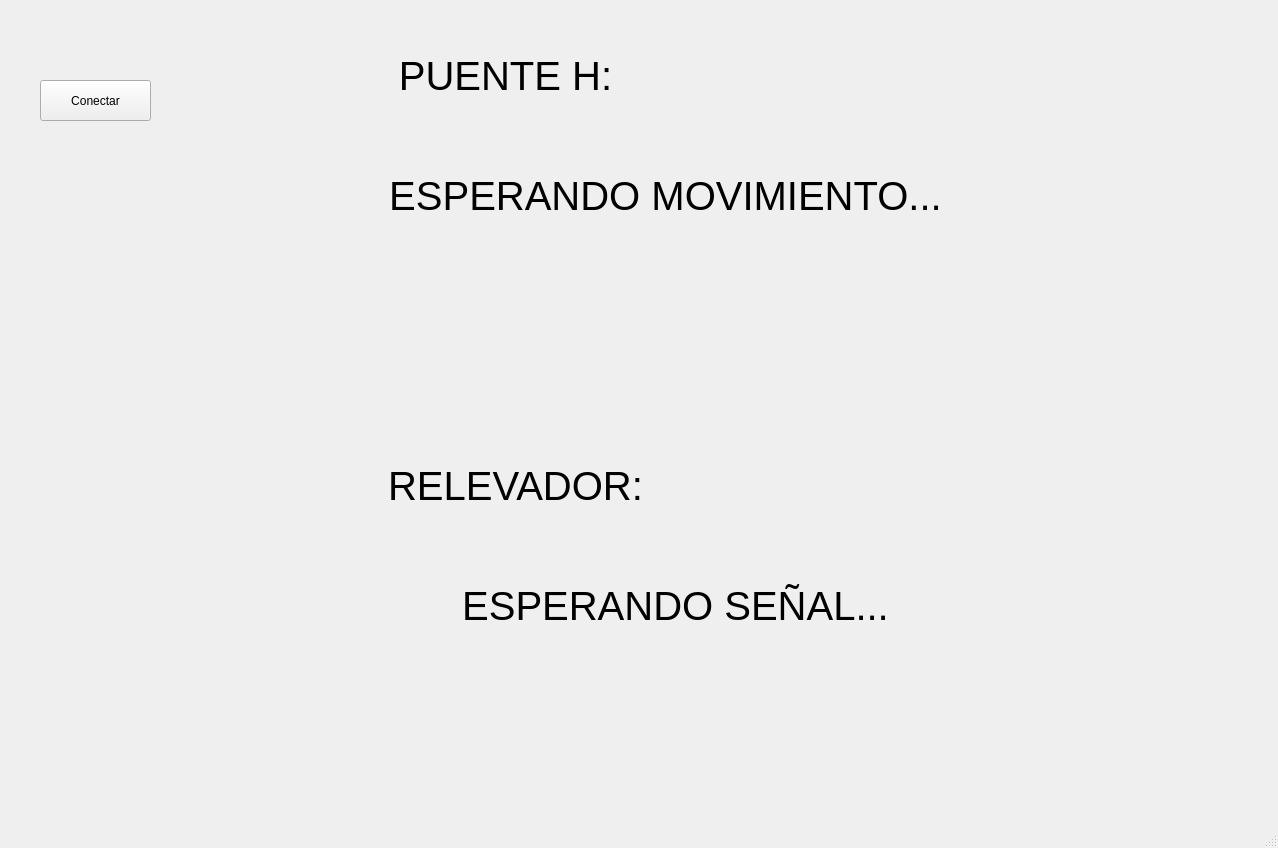
<?xml version="1.0" encoding="UTF-8"?>
<ui version="4.0">
 <class>MainWindow</class>
 <widget class="QMainWindow" name="MainWindow">
  <property name="geometry">
   <rect>
    <x>0</x>
    <y>0</y>
    <width>1278</width>
    <height>848</height>
   </rect>
  </property>
  <property name="windowTitle">
   <string>MainWindow</string>
  </property>
  <widget class="QWidget" name="centralwidget">
   <widget class="QLabel" name="lbPuenteH">
    <property name="geometry">
     <rect>
      <x>190</x>
      <y>100</y>
      <width>951</width>
      <height>191</height>
     </rect>
    </property>
    <property name="font">
     <font>
      <pointsize>30</pointsize>
      <weight>50</weight>
      <bold>false</bold>
     </font>
    </property>
    <property name="text">
     <string>ESPERANDO MOVIMIENTO...</string>
    </property>
    <property name="alignment">
     <set>Qt::AlignCenter</set>
    </property>
   </widget>
   <widget class="QPushButton" name="btnArduino">
    <property name="geometry">
     <rect>
      <x>40</x>
      <y>80</y>
      <width>111</width>
      <height>41</height>
     </rect>
    </property>
    <property name="text">
     <string>Conectar</string>
    </property>
   </widget>
   <widget class="QLabel" name="lbMovimiento_2">
    <property name="geometry">
     <rect>
      <x>30</x>
      <y>-20</y>
      <width>951</width>
      <height>191</height>
     </rect>
    </property>
    <property name="font">
     <font>
      <pointsize>30</pointsize>
      <weight>50</weight>
      <bold>false</bold>
     </font>
    </property>
    <property name="text">
     <string>PUENTE H:</string>
    </property>
    <property name="alignment">
     <set>Qt::AlignCenter</set>
    </property>
   </widget>
   <widget class="QLabel" name="lbMovimiento_3">
    <property name="geometry">
     <rect>
      <x>40</x>
      <y>390</y>
      <width>951</width>
      <height>191</height>
     </rect>
    </property>
    <property name="font">
     <font>
      <pointsize>30</pointsize>
      <weight>50</weight>
      <bold>false</bold>
     </font>
    </property>
    <property name="text">
     <string>RELEVADOR:</string>
    </property>
    <property name="alignment">
     <set>Qt::AlignCenter</set>
    </property>
   </widget>
   <widget class="QLabel" name="lbRelevador">
    <property name="geometry">
     <rect>
      <x>200</x>
      <y>510</y>
      <width>951</width>
      <height>191</height>
     </rect>
    </property>
    <property name="font">
     <font>
      <pointsize>30</pointsize>
      <weight>50</weight>
      <bold>false</bold>
     </font>
    </property>
    <property name="text">
     <string>ESPERANDO SEÑAL...</string>
    </property>
    <property name="alignment">
     <set>Qt::AlignCenter</set>
    </property>
   </widget>
  </widget>
  <widget class="QMenuBar" name="menubar">
   <property name="geometry">
    <rect>
     <x>0</x>
     <y>0</y>
     <width>1278</width>
     <height>26</height>
    </rect>
   </property>
  </widget>
  <widget class="QStatusBar" name="statusbar"/>
 </widget>
 <resources/>
 <connections/>
</ui>
